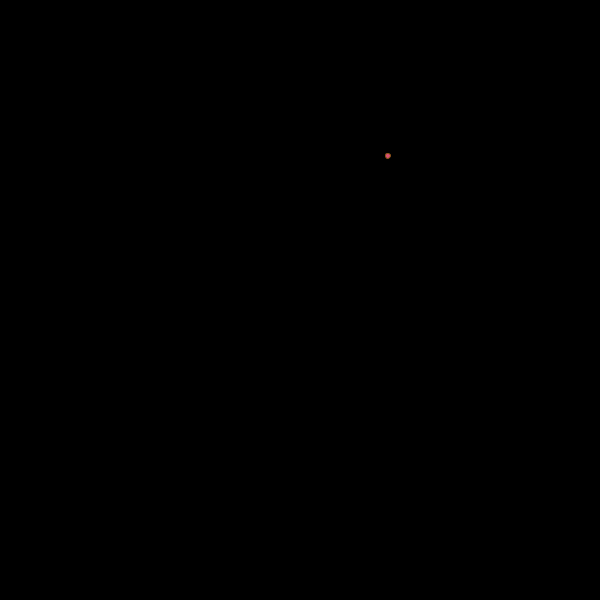
Frame 1 (no input)
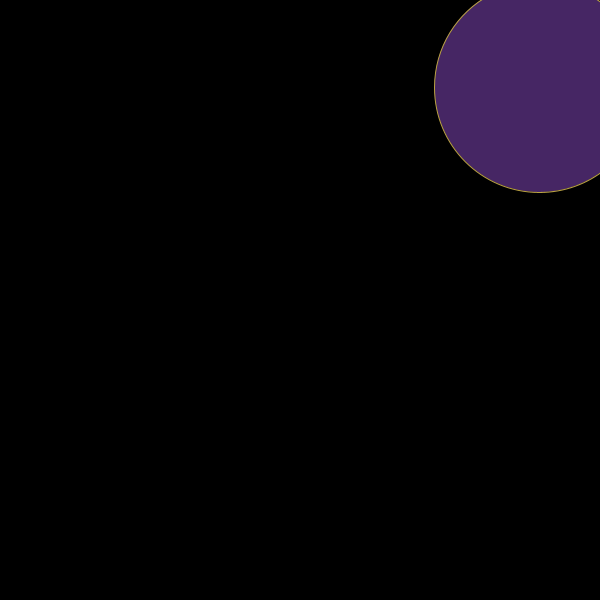
Frame 60 (the mouse pressed at the canvas centre just before this capture)
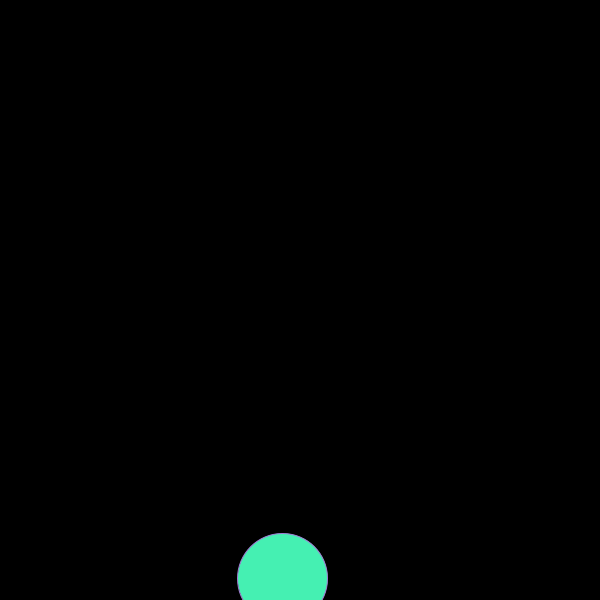
Frame 120 (the mouse held since frame 60 and released just before this capture)

The Processing sketch that drew these frames (run headless with seeded random() and noise(); from frame 60 on, the mouse is pressed at the canvas centre):

// Processing sketch: processing_105354
// ── processing_105354.pde

float posX= random(600);
float posY= random(600);
float velX = random(-10, 10);
float velY = random(-10,10);
float sizeMod = 0; 
float sizeVal = .1;

void setup() {
  size(600, 600);
}

void draw(){
  background(0);
  color c = color(random(255),random(255),random(255));
  color cc = color(random(255),random(255),random(255));
 
  if (sizeMod > 5 || sizeMod < -5) 
  { 
     //sizeMod = 0;
     sizeVal = -sizeVal;
  }
   sizeMod += sizeVal;
  fill(c);
  stroke(cc);
  ellipse(posX, posY, 50*sizeMod, 50*sizeMod);
  posX += velX; 
  posY += velY; 
  
  if (posX > width || posX <0)
    velX = -velX;
    velX += random(-1,1);
    velY += random(-1,1);
    
    
  if (posY > height || posY<0)
    velY = -velY;
    velX += random(-1,1);
    velY += random(-1,1);
    /*
  if (posX <width-1 || posX>1)
    velX = velX *1;
    */
 // if (
}
